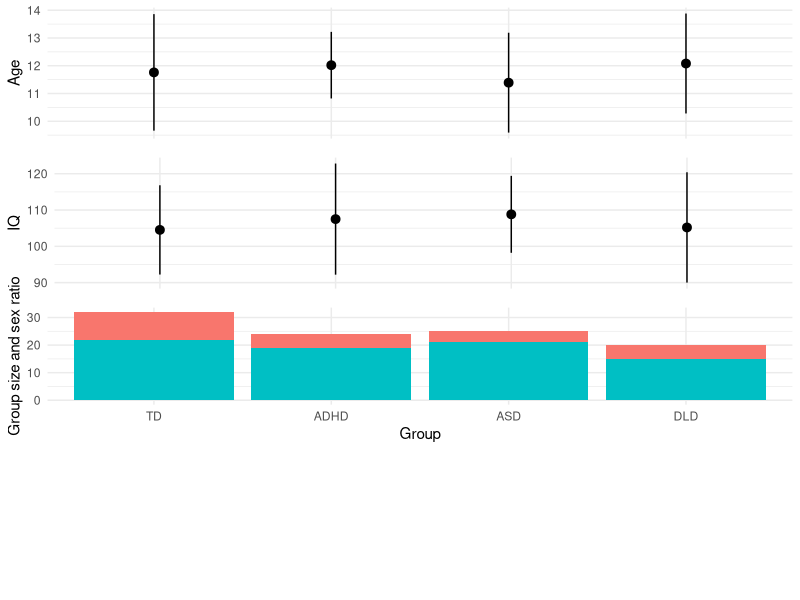

Reproduce this figure in R. (Note: this script raises an error after producing the figure.)
library(tidyverse)
library(ggpubr)
library(patchwork)

# load data
dem = read_csv("../data/dem_groups_res.csv")
df = read_csv("../data/df.csv")

# make group a factor with this order: TD, ADHD, ASD, DLD
dem$group = factor(dem$group, levels = c("TD", "ADHD", "ASD", "DLD"))

# plot age from age_mean and age_SD (as error bars) by group from data with stat = identity
age = ggplot(dem, aes(x = group, y = age_mean, ymin = age_mean - age_SD, ymax = age_mean + age_SD)) +
  geom_pointrange() +
  theme_minimal() +
  labs(y = "Age") +
  theme(axis.title.x = element_blank(),
        axis.text.x = element_blank(),
        axis.ticks.x = element_blank())

# plot IQ from IQ_mean and IQ_SD (as error bars) by group from data with stat = identity
IQ = ggplot(dem, aes(x = group, y = IQ_mean, ymin = IQ_mean - IQ_SD, ymax = IQ_mean + IQ_SD)) +
  geom_pointrange() +
  theme_minimal() +
  labs(y = "IQ") +
  theme(axis.title.x = element_blank(),
        axis.text.x = element_blank(),
        axis.ticks.x = element_blank())

# make a new long df with group and n_males and n_females
sex = dem |>
  select(group, n_males, n_females) |>
  pivot_longer(cols = c(n_males, n_females)) |>
  ggplot(aes(x = group, y = value, fill = name)) +
  geom_bar(stat = "identity", position = "stack") +
  theme_minimal() +
  labs(x = "Group", y = "Group size and sex ratio") +
  theme(legend.position = "none")

# combine plots
ggarrange(age, IQ, sex, nrows = 3, ncol = 1)



# scatterplot
library(ggplot2)
library(cowplot)
library(dplyr)
library(rlang)

draw_combined_plot = function(df, group_name, x, y, x_name, y_name) {
  
  within_var = list()
  
  for (group_name in c("TD", "ADHD", "ASD", "DLD")) {
    
    p_main = df |> filter(group == group_name) |>
      ggplot(aes_string(x = x, y = y)) +
      geom_point() +
      geom_smooth(method = "lm") +
      theme_bw() +
      coord_cartesian(
        xlim = c(min(df[[x]], na.rm = TRUE), max(df[[x]], na.rm = TRUE)),
        ylim = c(min(df[[y]], na.rm = TRUE), max(df[[y]], na.rm = TRUE))
      ) +
      theme(
        axis.title.x = element_blank(),
        axis.title.y = element_blank(),
        axis.text.x = element_text(size = 14),
        axis.text.y = element_text(size = 14),
        plot.margin = margin(0, 0, 0, 0)
      )
    
    p_top = df |> filter(group == group_name) |>
      ggplot(aes_string(x = x)) +
      geom_density(fill = "black", alpha = 0.3) +
      theme_void() +
      theme(plot.margin = margin(0, 0, 0, 0)) +
      coord_cartesian(
        xlim = c(min(df[[x]], na.rm = TRUE), max(df[[x]], na.rm = TRUE))
      )
    
    p_right = df |> filter(group == group_name) |>
      ggplot(aes_string(x = y)) +
      geom_density(fill = "black", alpha = 0.3) +
      theme_void() +
      theme(plot.margin = margin(0, 0, 0, 0)) +
      coord_flip(xlim = c(min(df[[y]], na.rm = TRUE), max(df[[y]], na.rm = TRUE)))
    
    within_var[[group_name]] = plot_grid(
      p_top, NULL,
      p_main, p_right,
      ncol = 2, nrow = 2,
      rel_heights = c(0.25, 1),
      rel_widths = c(1, 0.25),
      align = "hv",
      axis = "tblr"
    )
  }
  
  combined_plot = plot_grid(
    within_var[["TD"]],
    within_var[["ADHD"]],
    within_var[["ASD"]],
    within_var[["DLD"]],
    ncol = 4, nrow = 1,
    scale = 0.8,
    labels = c("TD", "ADHD", "ASD", "DLD"), label_size = 18,
    hjust = -1
  )
  
  final_plot = ggdraw(combined_plot) +
    draw_label(x_name, x = 0.1, y = 0, vjust = 1, angle = 0, size = 18) +
    draw_label(y_name, x = 0, y = 0.5, vjust = -1, angle = 90, size = 18)
  
  return(final_plot)
  
}

plot_grid(
  draw_combined_plot(
    df = df,
    group_name = "group",
    x = "AGL_medRT_diff",
    y = "expr_vocab",
    x_name = "AGL online",
    y_name = "expressive vocabulary"
    ),
  draw_combined_plot(
    df = df,
    group_name = "group",
    x = "AGL_offline",
    y = "expr_vocab",
    x_name = "AGL offline",
    y_name = "expressive vocabulary"
  ),
  draw_combined_plot(
    df = df,
    group_name = "group",
    x = "AGL_medRT_diff",
    y = "sent_rep",
    x_name = "AGL online",
    y_name = "sentence repetition"
  ),
  draw_combined_plot(
    df = df,
    group_name = "group",
    x = "AGL_offline",
    y = "sent_rep",
    x_name = "AGL offline",
    y_name = "sentence repetition"
  ),
  labels = c("A", "B", "C", "D"),
  ncol = 1,
  scale = 0.8,
  hjust = -5,
  label_size = 20
)

